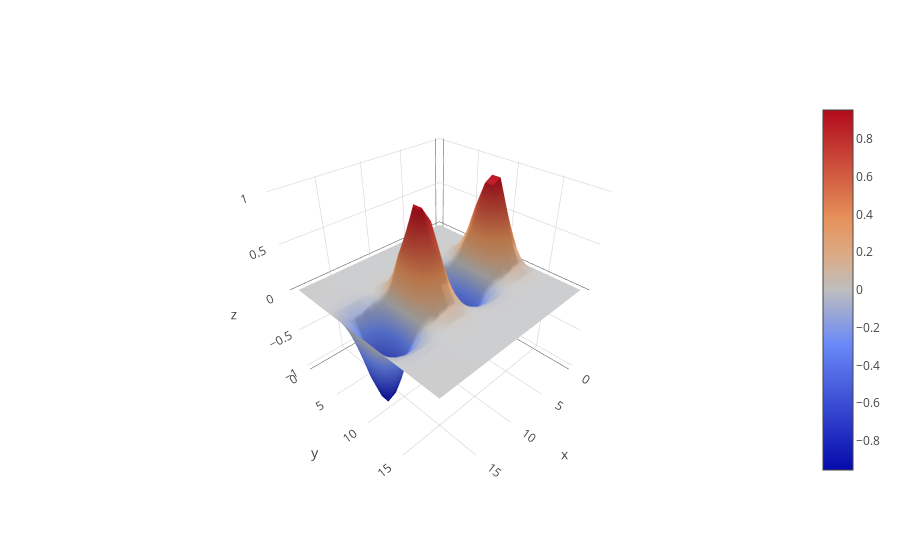

The code cell stored with this chart in its notebook:
### Code cell
iplot([
    dict(z=z, type='surface')],
    filename='python-docs/surfaces')

### Figure 1 — Plotly figure (JSON) as saved in the notebook; plotly's stock layout.template omitted (floating-point values rounded to 4 significant figures; data arrays with more than 128 entries replaced by an {"elided": "..."} marker saying what was removed)
{"data": [{"type": "surface", "z": {"elided": "20x20 float values"}}], "layout": {}}
